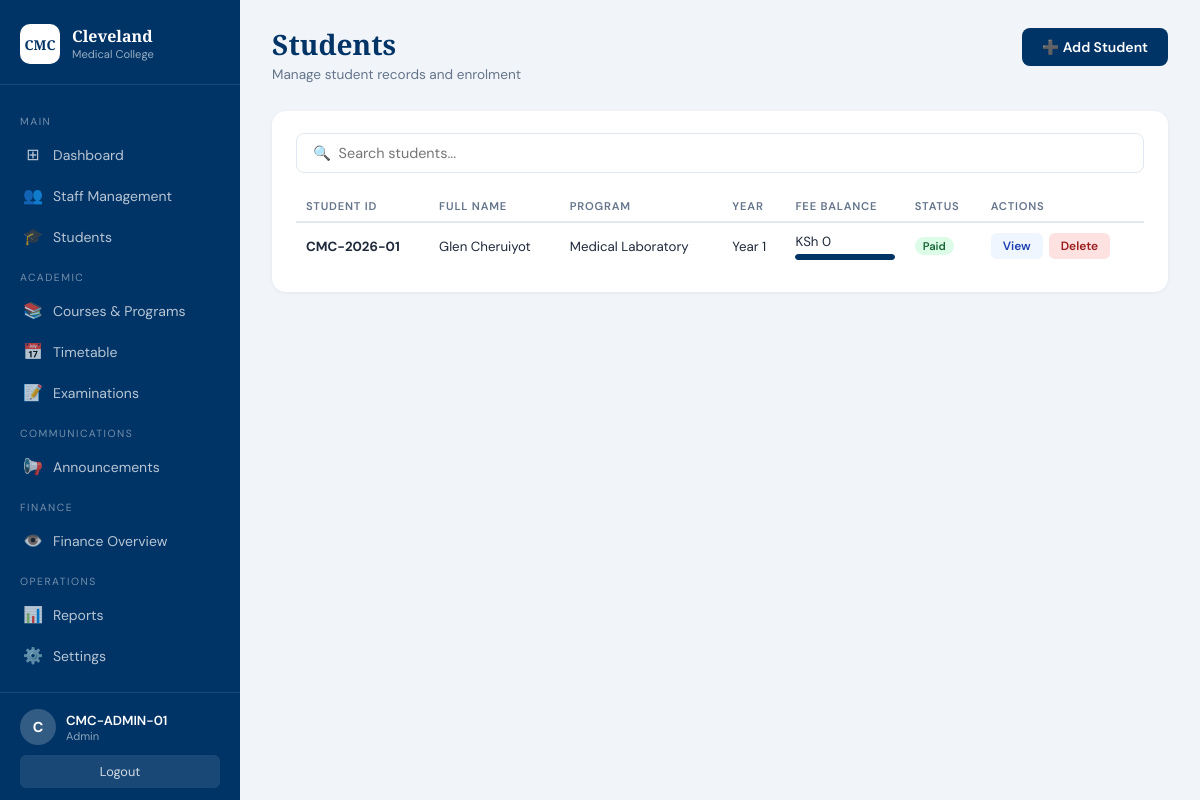
Page /students (signed in) on the committed database.
### backend/app.py (models this page shows)
class Student(db.Model):
    __tablename__ = 'students'
    id          = db.Column(db.Integer, primary_key=True)
    student_id  = db.Column(db.String(50), unique=True)
    first_name  = db.Column(db.String(100))
    last_name   = db.Column(db.String(100))
    full_name   = db.Column(db.String(200))
    dob         = db.Column(db.String(20))
    national_id = db.Column(db.String(50))
    phone       = db.Column(db.String(20))
    email       = db.Column(db.String(100))
    program     = db.Column(db.String(100))
    year        = db.Column(db.Integer)
    intake_year = db.Column(db.Integer)
    tuition_fee = db.Column(db.Float, default=0)
    amount_paid = db.Column(db.Float, default=0)
    balance     = db.Column(db.Float, default=0)
    status      = db.Column(db.String(30), default='Active')
    payments    = db.relationship('Payment', backref='student', lazy=True)

### backend/app.py (the view)
@app.route('/students')
def students():
    if session.get('role') not in ['admin', 'front_office']:
        flash('Access denied.')
        return redirect(url_for('staff_login'))
    return render_template('students.html', students=Student.query.order_by(Student.id.desc()).all())

### backend/app.py (called while the page is built)
@app.context_processor
def inject_unread():
    if session.get('username'):
        unread = Message.query.filter_by(
            receiver_id = session.get('username'),
            is_read     = False
        ).count()
        return {'unread_messages': unread}
    return {'unread_messages': 0}

### frontend/templates/students.html (shortened to what this page needs)
<!DOCTYPE html>
<html lang="en">
<head>
    <link rel="stylesheet" href="{{ url_for('static', filename='css/admin_dashboard.css') }}">
</head>
<body>
<aside class="sidebar">
    <div class="sidebar-brand">
        <div class="brand-icon">CMC</div>
        <div><div class="brand-name">Cleveland</div><div class="brand-sub">Medical College</div></div>
    </div>
    <nav class="sidebar-nav">
        <div class="nav-section-label">Main</div>
        <a href="{{ url_for('admin_dashboard') }}" class="nav-item"><span class="nav-icon">⊞</span> Dashboard</a>
        <a href="{{ url_for('manage_staff') }}" class="nav-item"><span class="nav-icon">👥</span> Staff Management</a>
        <a href="{{ url_for('students') }}" class="nav-item"><span class="nav-icon">🎓</span> Students</a>
        <div class="nav-section-label">Academic</div>
        <a href="{{ url_for('courses') }}" class="nav-item"><span class="nav-icon">📚</span> Courses & Programs</a>
        <a href="{{ url_for('timetable') }}" class="nav-item"><span class="nav-icon">📅</span> Timetable</a>
        <a href="{{ url_for('examinations') }}" class="nav-item"><span class="nav-icon">📝</span> Examinations</a>
        <div class="nav-section-label">Communications</div>
        <a href="{{ url_for('announcements') }}" class="nav-item"><span class="nav-icon">📢</span> Announcements</a>
        <div class="nav-section-label">Finance</div>
        <a href="{{ url_for('finance_overview') }}" class="nav-item"><span class="nav-icon">👁️</span> Finance Overview</a>
        <div class="nav-section-label">Operations</div>
        <a href="{{ url_for('reports') }}" class="nav-item"><span class="nav-icon">📊</span> Reports</a>
        <a href="{{ url_for('settings') }}" class="nav-item"><span class="nav-icon">⚙️</span> Settings</a>
    </nav>
    <div class="sidebar-footer">
        <div class="user-info">
            <div class="user-avatar">{{ session.get('username','AD')[0] }}</div>
            <div>
                <div class="user-name">{{ session.get('username','Administrator') }}</div>
                <div class="user-role">{{ session.get('role','') | replace('_','  ') | title }}</div>
            </div>
        </div>
        <a href="{{ url_for('logout') }}" class="logout-btn">Logout</a>
    </div>
</aside>
<main class="main">
    <header class="topbar">
        <div>
            <h1 class="page-title">Students</h1>
            <p class="page-subtitle">Manage student records and enrolment</p>
        </div>
        <button class="btn-primary" onclick="document.getElementById('modalOverlay').classList.add('open')">➕ Add Student</button>
    </header>
    <div class="table-card">
        <div style="display:flex;gap:12px;margin-bottom:18px;">
            <input type="text" class="search-input" id="searchInput" placeholder="🔍  Search students..." onkeyup="filterTable()">
        </div>
        <table class="data-table" id="studentsTable">
            <thead>
                <tr><th>Student ID</th><th>Full Name</th><th>Program</th><th>Year</th><th>Fee Balance</th><th>Status</th><th>Actions</th></tr>
            </thead>
            <tbody>
                {% if students %}
                    {% for s in students %}
                    <tr>
                        <td><strong>{{ s.student_id }}</strong></td>
                        <td>{{ s.full_name }}</td>
                        <td>{{ s.program }}</td>
                        <td>Year {{ s.year }}</td>
                        <td>
                            KSh {{ "{:,.0f}".format(s.balance) }}
                            <div class="progress-bar"><div class="progress-fill" style="width:{{ [((s.amount_paid / s.tuition_fee)*100) if s.tuition_fee > 0 else 0, 100]|min }}%"></div></div>
                        </td>
                        <td><span class="status status--{{ 'paid' if s.balance==0 else 'pending' }}">{{ 'Paid' if s.balance==0 else 'Owing' }}</span></td>
                        <td style="display:flex;gap:6px;">
                            <a href="{{ url_for('student_profile', student_id=s.id) }}" class="btn-view">View</a>
                            {% if session.get('role')=='admin' %}
                            <form method="POST" action="{{ url_for('delete_student', student_id=s.id) }}" onsubmit="return confirm('Delete {{ s.full_name }}?')">
                                <button type="submit" class="btn-danger">Delete</button>
                            </form>
                            {% endif %}
                        </td>
                    </tr>
                    {% endfor %}
                {% else %}
                    <tr><td colspan="7" class="empty-state">No students enrolled yet.</td></tr>
                {% endif %}
            </tbody>
        </table>
    </div>
</main>
</body>
</html>

### frontend/static/css/admin_dashboard.css (style rules this page uses)
*, *::before, *::after { box-sizing: border-box; margin: 0; padding: 0; }
:root { --navy: #003366; --navy-lt: #0a4a8a; --red: #c0392b; --green: #1a7a4a; --orange: #d35400; --teal: #0e7490; --purple: #6d28d9; --bg: #f1f5f9; --white: #ffffff; --text: #1e293b; --muted: #64748b; --border: #e2e8f0; --sidebar-w: 240px; }
body { font-family: 'DM Sans', sans-serif; background: var(--bg); color: var(--text); display: flex; min-height: 100vh; }
.sidebar { width: var(--sidebar-w); background: var(--navy); color: white; display: flex; flex-direction: column; position: fixed; top: 0; left: 0; height: 100vh; overflow-y: auto; z-index: 100; }
.sidebar-brand { display: flex; align-items: center; gap: 12px; padding: 24px 20px 20px; border-bottom: 1px solid rgba(255,255,255,0.1); }
.brand-icon { background: white; color: var(--navy); font-family: 'Playfair Display', serif; font-weight: 700; font-size: 0.85rem; width: 40px; height: 40px; border-radius: 10px; display: flex; align-items: center; justify-content: center; flex-shrink: 0; }
.brand-name { font-family: 'Playfair Display', serif; font-size: 1rem; font-weight: 600; line-height: 1.2; }
.brand-sub { font-size: 0.7rem; opacity: 0.6; }
.sidebar-nav { flex: 1; padding: 16px 0; }
.nav-section-label { font-size: 0.65rem; text-transform: uppercase; letter-spacing: 1.5px; opacity: 0.45; padding: 14px 20px 6px; }
.nav-item { display: flex; align-items: center; gap: 10px; padding: 10px 20px; color: rgba(255,255,255,0.72); text-decoration: none; font-size: 0.875rem; font-weight: 400; transition: all .18s; border-left: 3px solid transparent; }
.nav-icon { font-size: 1rem; width: 20px; text-align: center; }
.sidebar-footer { border-top: 1px solid rgba(255,255,255,0.1); padding: 16px 20px; }
.user-info { display: flex; align-items: center; gap: 10px; margin-bottom: 10px; }
.user-avatar { width: 36px; height: 36px; background: rgba(255,255,255,0.2); border-radius: 50%; display: flex; align-items: center; justify-content: center; font-weight: 700; font-size: 0.9rem; flex-shrink: 0; }
.user-name { font-size: 0.82rem; font-weight: 600; }
.user-role { font-size: 0.7rem; opacity: 0.55; }
.logout-btn { display: block; text-align: center; background: rgba(255,255,255,0.1); color: rgba(255,255,255,0.8); text-decoration: none; padding: 8px; border-radius: 6px; font-size: 0.8rem; transition: background .18s; }
.main { margin-left: var(--sidebar-w); flex: 1; padding: 28px 32px; min-height: 100vh; }
.topbar { display: flex; justify-content: space-between; align-items: flex-start; margin-bottom: 28px; }
.page-title { font-family: 'Playfair Display', serif; font-size: 1.75rem; color: var(--navy); line-height: 1.2; }
.page-subtitle { font-size: 0.85rem; color: var(--muted); margin-top: 4px; }
.table-card, .alert-card { background: white; border-radius: 14px; padding: 22px 24px; box-shadow: 0 1px 4px rgba(0,0,0,0.06); }
.data-table { width: 100%; border-collapse: collapse; font-size: 0.83rem; }
.data-table th { text-align: left; padding: 8px 10px; font-size: 0.7rem; text-transform: uppercase; letter-spacing: 0.8px; color: var(--muted); border-bottom: 2px solid var(--border); font-weight: 600; }
.data-table td { padding: 10px 10px; border-bottom: 1px solid var(--border); color: var(--text); }
.data-table tr:last-child td { border-bottom: none; }
.status { display: inline-block; padding: 2px 8px; border-radius: 20px; font-size: 0.7rem; font-weight: 600; text-transform: capitalize; }
.status--paid { background: #dcfce7; color: #166534; }

### frontend/templates/students.html (style rules this page uses)
.btn-primary { background:var(--navy);color:white;border:none;padding:10px 20px;border-radius:8px;font-family:'DM Sans',sans-serif;font-size:0.875rem;font-weight:600;cursor:pointer;text-decoration:none;display:inline-flex;align-items:center;gap:6px; }
.btn-danger { background:#fee2e2;color:#991b1b;border:none;padding:5px 12px;border-radius:6px;font-size:0.75rem;cursor:pointer;font-family:'DM Sans',sans-serif;font-weight:600; }
.btn-view { background:#eff6ff;color:#1e40af;border:none;padding:5px 12px;border-radius:6px;font-size:0.75rem;cursor:pointer;font-family:'DM Sans',sans-serif;font-weight:600;text-decoration:none; }
.search-input { flex:1;padding:10px 16px;border:1px solid var(--border);border-radius:8px;font-family:'DM Sans',sans-serif;font-size:0.9rem;outline:none; }
.progress-bar { height:6px;background:#e2e8f0;border-radius:999px;overflow:hidden;margin-top:4px; }
.progress-fill { height:100%;background:var(--navy);border-radius:999px; }

### rows in the picture
Student: student_id "CMC-2026-01", full_name "Glen Cheruiyot", program "Medical Laboratory", year "1", balance "0", balance "Paid"

### other values in the picture
{{ session.get('username','AD')[0] }} "C"
{{ session.get('username','Administrator') }} "CMC-ADMIN-01"
{{ session.get('role','') | replace('_','  ') | title }} "Admin"
